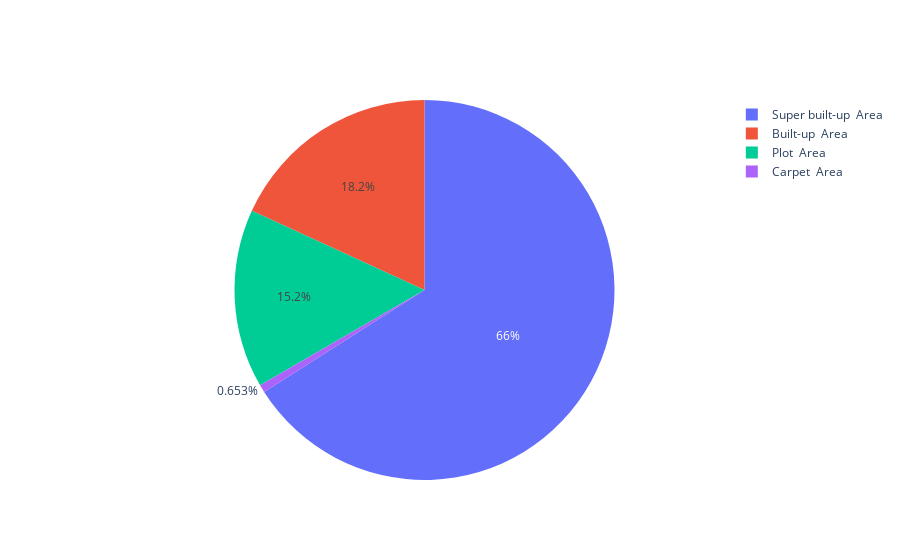

This figure's notebook cell:
### Code cell
fig = go.Figure(
    go.Pie(labels=df["area_type"])
)
fig.show()

### Figure 1 — Plotly figure (JSON) as saved in the notebook; plotly's stock layout.template omitted (floating-point values rounded to 4 significant figures; data arrays with more than 128 entries replaced by an {"elided": "..."} marker saying what was removed)
{"data": [{"labels": {"elided": "13320 str values"}, "type": "pie"}], "layout": {}}
